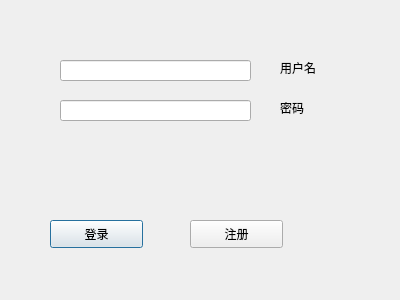
<?xml version="1.0" encoding="UTF-8"?>
<ui version="4.0">
 <class>LoginScence</class>
 <widget class="QDialog" name="LoginScence">
  <property name="geometry">
   <rect>
    <x>0</x>
    <y>0</y>
    <width>400</width>
    <height>300</height>
   </rect>
  </property>
  <property name="windowTitle">
   <string>Dialog</string>
  </property>
  <widget class="QPushButton" name="signIn_btn">
   <property name="geometry">
    <rect>
     <x>50</x>
     <y>220</y>
     <width>93</width>
     <height>28</height>
    </rect>
   </property>
   <property name="text">
    <string>登录</string>
   </property>
  </widget>
  <widget class="QPushButton" name="signUp_btn">
   <property name="geometry">
    <rect>
     <x>190</x>
     <y>220</y>
     <width>93</width>
     <height>28</height>
    </rect>
   </property>
   <property name="text">
    <string>注册</string>
   </property>
  </widget>
  <widget class="QLineEdit" name="id_edit">
   <property name="geometry">
    <rect>
     <x>60</x>
     <y>60</y>
     <width>191</width>
     <height>21</height>
    </rect>
   </property>
  </widget>
  <widget class="QLineEdit" name="pwd_edit">
   <property name="geometry">
    <rect>
     <x>60</x>
     <y>100</y>
     <width>191</width>
     <height>21</height>
    </rect>
   </property>
  </widget>
  <widget class="QLabel" name="label">
   <property name="geometry">
    <rect>
     <x>280</x>
     <y>60</y>
     <width>72</width>
     <height>15</height>
    </rect>
   </property>
   <property name="text">
    <string>用户名</string>
   </property>
  </widget>
  <widget class="QLabel" name="label_2">
   <property name="geometry">
    <rect>
     <x>280</x>
     <y>100</y>
     <width>72</width>
     <height>15</height>
    </rect>
   </property>
   <property name="text">
    <string>密码</string>
   </property>
  </widget>
 </widget>
 <resources/>
 <connections/>
</ui>
